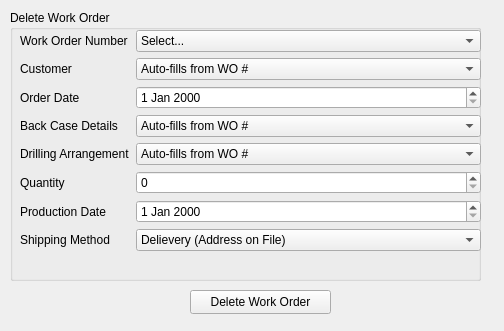
<?xml version="1.0" encoding="UTF-8"?>
<ui version="4.0">
 <class>DeleteWorkOrderWidget</class>
 <widget class="QWidget" name="DeleteWorkOrderWidget">
  <property name="geometry">
   <rect>
    <x>0</x>
    <y>0</y>
    <width>504</width>
    <height>331</height>
   </rect>
  </property>
  <property name="windowTitle">
   <string>Delete Work Order</string>
  </property>
  <widget class="QGroupBox" name="createNewWOBox">
   <property name="geometry">
    <rect>
     <x>10</x>
     <y>10</y>
     <width>471</width>
     <height>271</height>
    </rect>
   </property>
   <property name="title">
    <string>Delete Work Order</string>
   </property>
   <widget class="QWidget" name="formLayoutWidget_2">
    <property name="geometry">
     <rect>
      <x>10</x>
      <y>20</y>
      <width>461</width>
      <height>251</height>
     </rect>
    </property>
    <layout class="QFormLayout" name="formLayout_2">
     <item row="0" column="0">
      <widget class="QLabel" name="label_6">
       <property name="text">
        <string>Work Order Number</string>
       </property>
      </widget>
     </item>
     <item row="1" column="0">
      <widget class="QLabel" name="label">
       <property name="text">
        <string>Customer</string>
       </property>
      </widget>
     </item>
     <item row="1" column="1">
      <widget class="QComboBox" name="DeleteWOCustomerSelection">
       <item>
        <property name="text">
         <string>Auto-fills from WO #</string>
        </property>
       </item>
      </widget>
     </item>
     <item row="2" column="0">
      <widget class="QLabel" name="label_2">
       <property name="text">
        <string>Order Date</string>
       </property>
      </widget>
     </item>
     <item row="2" column="1">
      <widget class="QDateEdit" name="createWODateInput"/>
     </item>
     <item row="3" column="0">
      <widget class="QLabel" name="label_3">
       <property name="text">
        <string>Back Case Details</string>
       </property>
      </widget>
     </item>
     <item row="3" column="1">
      <widget class="QComboBox" name="deleteWOBackCaseDetailsInput">
       <item>
        <property name="text">
         <string>Auto-fills from WO #</string>
        </property>
       </item>
      </widget>
     </item>
     <item row="4" column="0">
      <widget class="QLabel" name="label_4">
       <property name="text">
        <string>Drilling Arrangement</string>
       </property>
      </widget>
     </item>
     <item row="4" column="1">
      <widget class="QComboBox" name="deleteWODrillingArrangementSelection">
       <item>
        <property name="text">
         <string>Auto-fills from WO #</string>
        </property>
       </item>
       <item>
        <property name="text">
         <string>None</string>
        </property>
       </item>
       <item>
        <property name="text">
         <string>Left</string>
        </property>
       </item>
       <item>
        <property name="text">
         <string>Right</string>
        </property>
       </item>
       <item>
        <property name="text">
         <string>Both</string>
        </property>
       </item>
      </widget>
     </item>
     <item row="5" column="0">
      <widget class="QLabel" name="label_5">
       <property name="text">
        <string>Quantity</string>
       </property>
      </widget>
     </item>
     <item row="5" column="1">
      <widget class="QSpinBox" name="deleteWOQuantityInput"/>
     </item>
     <item row="6" column="0">
      <widget class="QLabel" name="label_7">
       <property name="text">
        <string>Production Date</string>
       </property>
      </widget>
     </item>
     <item row="6" column="1">
      <widget class="QDateEdit" name="deleteWOProductionDateInput"/>
     </item>
     <item row="7" column="0">
      <widget class="QLabel" name="label_8">
       <property name="text">
        <string>Shipping Method</string>
       </property>
      </widget>
     </item>
     <item row="7" column="1">
      <widget class="QComboBox" name="deleteWOShippingMethod">
       <item>
        <property name="text">
         <string>Delievery (Address on File)</string>
        </property>
       </item>
       <item>
        <property name="text">
         <string>Delivery (Other)</string>
        </property>
       </item>
       <item>
        <property name="text">
         <string>Customer Pickup</string>
        </property>
       </item>
      </widget>
     </item>
     <item row="0" column="1">
      <widget class="QComboBox" name="deleteWONumberComboBox">
       <item>
        <property name="text">
         <string>Select...</string>
        </property>
       </item>
      </widget>
     </item>
    </layout>
   </widget>
  </widget>
  <widget class="QPushButton" name="createNewWOSaveButton">
   <property name="geometry">
    <rect>
     <x>190</x>
     <y>290</y>
     <width>141</width>
     <height>24</height>
    </rect>
   </property>
   <property name="text">
    <string>Delete Work Order</string>
   </property>
  </widget>
 </widget>
 <resources/>
 <connections/>
</ui>
